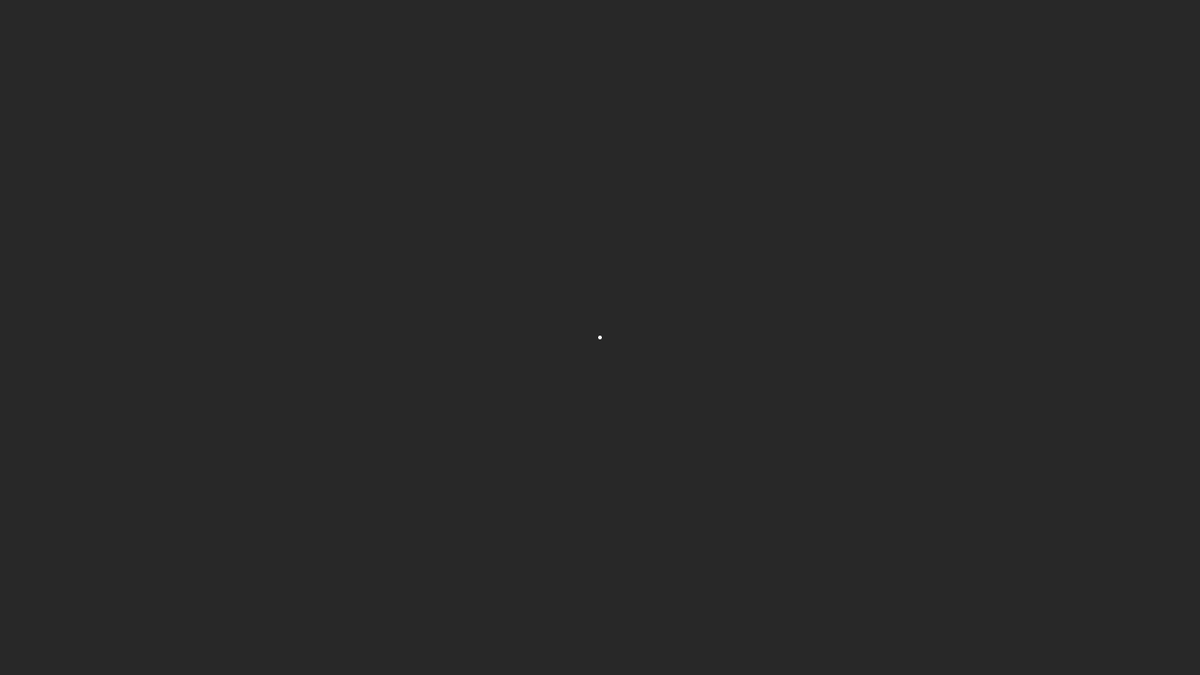
Frame 1 (no input)
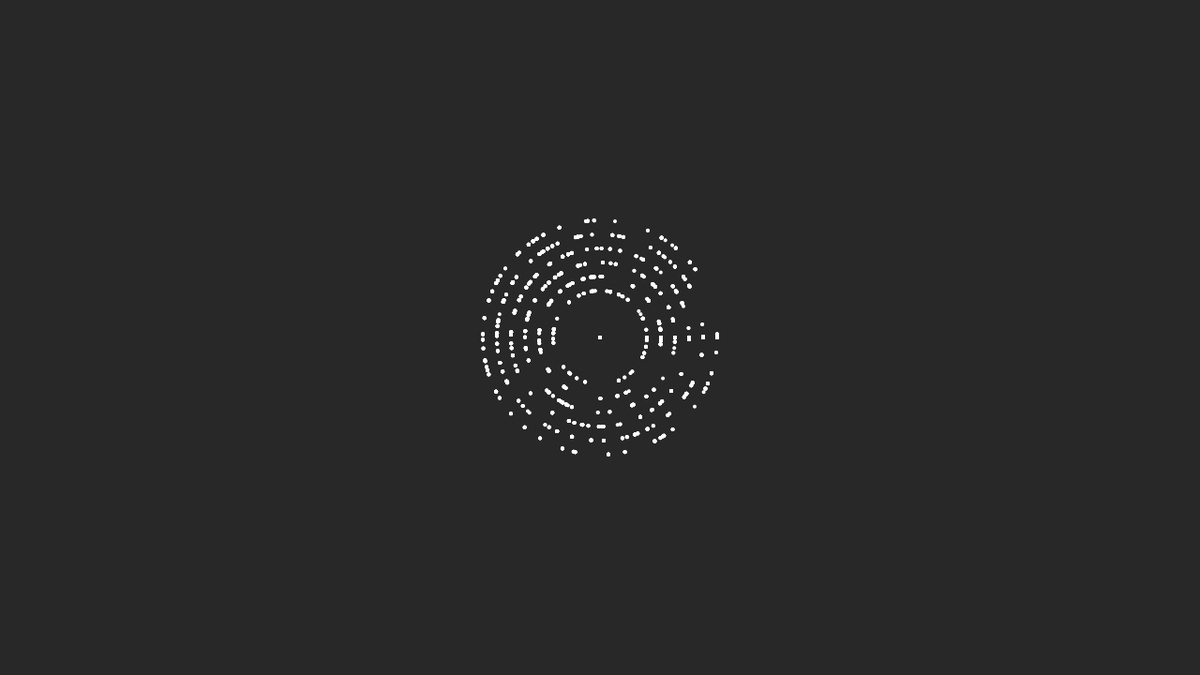
Frame 60 (the mouse pressed at the canvas centre just before this capture)
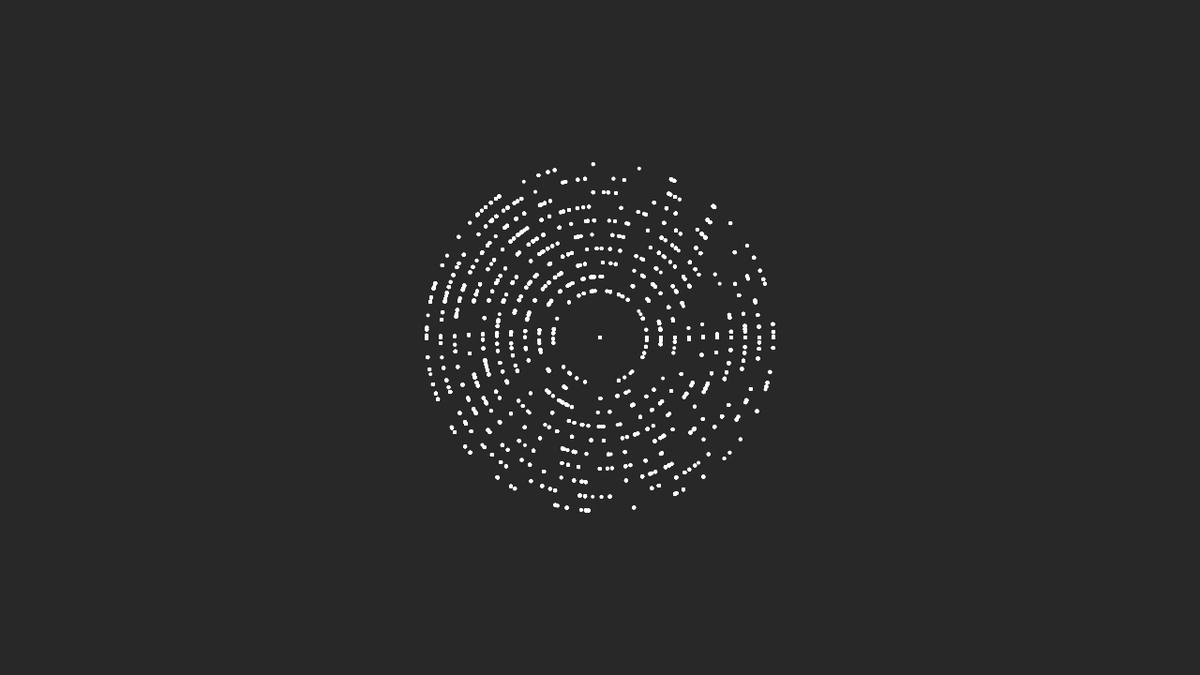
Frame 120 (the mouse held since frame 60 and released just before this capture)

The Processing sketch that drew these frames (run headless with seeded random() and noise(); from frame 60 on, the mouse is pressed at the canvas centre):

// Processing sketch: TP3_Diego
// ── TP3_Diego.pde
float posX, posY, radio, angulo;
//No aniden "for" en un draw
//Si se estan complicando mucho con una forma de hacer algo, prueben otra cosa. Hay muchas formas de hacer lo mismo

float distanciaDelPuntoCero;
float puntoCeroX, puntoCeroY;

float contadorCirculos;
float tiempoTranscurrido;
float numeroDeVuelta;
color colorCirculos;



void setup() {
  frameRate(60);
  background(40);
  size (1280, 720);

  //Valores Iniciales
  numeroDeVuelta = 0;
  distanciaDelPuntoCero = 50;
  puntoCeroX = width/2;
  puntoCeroY = height/2;
  colorCirculos = color(255,255,255);
  radio = 2;

  ellipseMode(RADIUS);
  noStroke();
}


void draw() {

  pushMatrix();
  translate(width/2, height/2);
  fill(colorCirculos);
  DibujarCirculos();
  popMatrix();

  if (numeroDeVuelta >= 17) {
    Reiniciar();
    CambiarColor();
  }

  ellipse((width/2), (height/2), radio, radio);
  tiempoTranscurrido += 6;//!!!Velocidad!!!
  //Debug();
}





void DibujarCirculos() {
  for (int i=0; i < tiempoTranscurrido; i++) {

    float angulosEntreCirculos = (360/distanciaDelPuntoCero) + radio;
    angulo = i * angulosEntreCirculos;
    rotate(i);

    //Coordenadas polares a rectangulares
    //x = coseno(anguloEnRadianes) * distancia del punto (0,0)
    //y = seno(anguloEnRadianes) * distancia del punto (0,0)
    posX = cos(radians(angulo)) * distanciaDelPuntoCero;
    posY = sin(radians(angulo)) * distanciaDelPuntoCero;
    ellipse(posX, posY, radio, radio);

    if (angulo >= 360) ComenzarNuevaVuelta();
  }
}

void ComenzarNuevaVuelta() {
  tiempoTranscurrido = 0;
  distanciaDelPuntoCero += 15;
  numeroDeVuelta++;
}

void Reiniciar() {
  numeroDeVuelta = 0;
  distanciaDelPuntoCero = 50;
  tiempoTranscurrido = 0;
}

void CambiarColor() {
  colorCirculos = color(random(0, 255), random(0, 255), random(0, 255) );
}

void Debug() {
  pushStyle();
  rectMode(CENTER);
  rect(width/2, height-100, 250, 100);
  fill(0);
  textSize(20);
  textAlign(CENTER, CENTER);
  text("distancia Del Punto Cero: " + distanciaDelPuntoCero, width/2, height-100);
  text("angulo: " + angulo, width/2, height-80);
  text("vuelta: " + numeroDeVuelta, width/2, height-60);
  popStyle();
}
